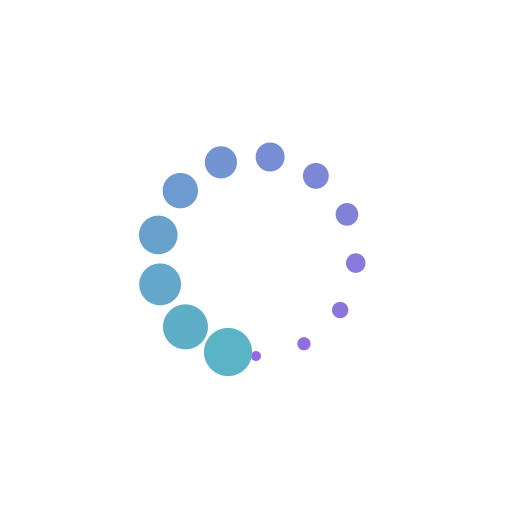
Frame 1 (no input)
Frame 60 (the mouse pressed at the canvas centre just before this capture): identical to frame 1, image omitted
Frame 120 (the mouse held since frame 60 and released just before this capture): identical to frame 1, image omitted

The Processing sketch that drew this single still picture (run headless with seeded random() and noise(); from frame 60 on, the mouse is pressed at the canvas centre):

// Processing sketch: sketch_27_sincos
// ── sketch_27_sincos.pde
color cStart = color(150 , 103 , 225  );
color cEnd = color(87  ,184 , 197  );
float radius = 100;
void setup()
{
  size(512,512);
}
void draw()
{
  background(255);
  
  noStroke();
  
  
  for(float i=0; i< TWO_PI; i+=0.5)
  {
    
    fill(lerpColor(cStart,cEnd,map(i,0,TWO_PI,0,1.0)));
    ellipse(width/2 + (sin(i) * radius ) ,height/2 + (cos(i) * radius), map(i,0,TWO_PI,10,50),map(i,0,TWO_PI,10,50));
  }
}
